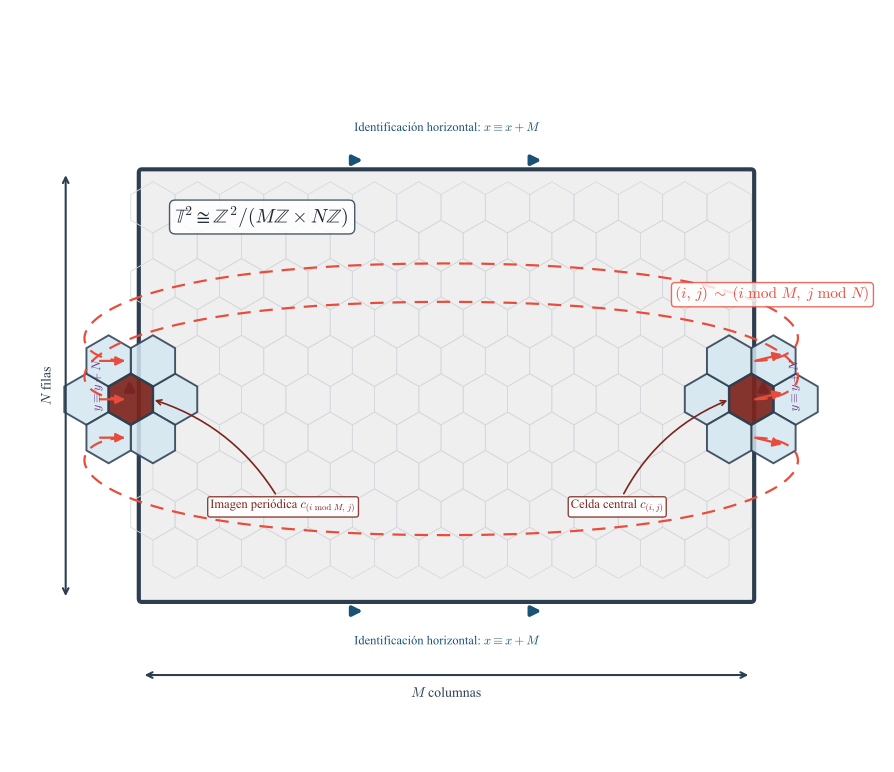

Source code (Python):
#!/usr/bin/env python3
# -*- coding: utf-8 -*-
"""
Generador de la figura 'espacio_toroidal.pdf'
=============================================
Capítulo 3 — Geometría computacional y formalización algebraica
Trabajo Terminal: Computabilidad en autómatas celulares complejos

Descripción:
  Diagrama topológico del espacio cociente T^2 que ilustra las
  condiciones de frontera periódicas sobre una retícula hexagonal.
  Muestra el pegado algebraico de las aristas opuestas de un
  rectángulo para formar un toroide, y la continuidad de la
  vecindad hexagonal a través de la costura.

Salida:
  report/figures/chapter-03/espacio_toroidal.pdf
"""

import numpy as np
import matplotlib
matplotlib.use("Agg")
import matplotlib.pyplot as plt
import matplotlib.patches as mpatches
from matplotlib.patches import FancyArrowPatch, FancyArrow
from matplotlib.collections import PatchCollection
from matplotlib.path import Path
import matplotlib.patheffects as pe
import os

# ──────────────────────────────────────────────────────────────
# 0. CONFIGURACIÓN GLOBAL DE ESTILO
# ──────────────────────────────────────────────────────────────
plt.rcParams.update({
    "font.family": "serif",
    "font.serif": ["Times New Roman", "DejaVu Serif"],
    "mathtext.fontset": "cm",
    "text.usetex": False,
    "font.size": 10,
})

# Paleta de colores académica
COL_BG      = "#EFEFEF"   # Fondo del rectángulo
COL_BORDER  = "#2C3E50"   # Contorno del rectángulo
COL_CENTER  = "#7B241C"   # Celda central
COL_NEIGH   = "#D4E6F1"   # Celdas vecinas
COL_HEX_BG  = "#D5D8DC"   # Hexágonos tenues de fondo
COL_ARROW_H = "#1A5276"   # Flechas horizontales (doble ▷▷)
COL_ARROW_V = "#6C3483"   # Flechas verticales   (simple ▲)
COL_ARC     = "#E74C3C"   # Arcos de conexión (costura)
COL_TEXT    = "#1B2631"   # Texto general

# ──────────────────────────────────────────────────────────────
# 1. GEOMETRÍA GENERAL DEL DIAGRAMA
# ──────────────────────────────────────────────────────────────
# Rectángulo central  (esquina inferior izquierda, ancho, alto)
RECT_X, RECT_Y = 0.0, 0.0
RECT_W, RECT_H = 10.0, 7.0

# Parámetros de la retícula hexagonal
HEX_R = 0.42          # circunradio de cada hexágono
HEX_A = HEX_R * np.sqrt(3) / 2   # apotema


# ──────────────────────────────────────────────────────────────
# 2. FUNCIONES AUXILIARES
# ──────────────────────────────────────────────────────────────
def hex_vertices(cx, cy, R):
    """Vértices de un hexágono pointy-top centrado en (cx, cy)."""
    angles = np.linspace(np.pi / 6, np.pi / 6 + 2 * np.pi, 7)
    xs = cx + R * np.cos(angles)
    ys = cy + R * np.sin(angles)
    return list(zip(xs, ys))


def hex_patch(cx, cy, R, **kwargs):
    """Devuelve un RegularPolygon (hexágono pointy-top)."""
    return mpatches.RegularPolygon(
        (cx, cy), numVertices=6, radius=R,
        orientation=0, **kwargs
    )


def hex_center_oddr(col, row, R):
    """Centro (x, y) para coordenadas offset odd-r."""
    a = R * np.sqrt(3) / 2
    x = (col + 0.5 * (row % 2)) * 2 * a
    y = row * 1.5 * R
    return x, y


def draw_arrow_on_edge(ax, start, end, color, n_arrows=2,
                       head_length=0.18, head_width=0.14,
                       lw=2.2, offset=0.0):
    """
    Dibuja n_arrows flechas equiespaciadas sobre el segmento
    (start → end).  `offset` desplaza transversalmente.
    """
    sx, sy = np.array(start, dtype=float), np.array(end, dtype=float)
    direction = sy - sx
    length = np.linalg.norm(direction)
    udir = direction / length
    # Vector normal unitario
    normal = np.array([-udir[1], udir[0]])
    for k in range(n_arrows):
        t = (k + 1) / (n_arrows + 1)
        base = sx + t * direction + normal * offset
        ax.annotate(
            "",
            xy=base + udir * head_length * 0.5,
            xytext=base - udir * head_length * 0.5,
            arrowprops=dict(
                arrowstyle="-|>",
                color=color,
                lw=lw,
                mutation_scale=14,
            ),
        )


# ──────────────────────────────────────────────────────────────
# 3. CREAR FIGURA Y EJES
# ──────────────────────────────────────────────────────────────
fig, ax = plt.subplots(figsize=(12, 9.5))
ax.set_aspect("equal")
ax.axis("off")

# Márgenes para los arcos exteriores
margin = 2.0
ax.set_xlim(RECT_X - margin, RECT_X + RECT_W + margin)
ax.set_ylim(RECT_Y - margin - 0.5, RECT_Y + RECT_H + margin + 0.5)


# ──────────────────────────────────────────────────────────────
# 4. PLANO BASE (RECTÁNGULO)
# ──────────────────────────────────────────────────────────────
rect = mpatches.FancyBboxPatch(
    (RECT_X, RECT_Y), RECT_W, RECT_H,
    boxstyle="round,pad=0.05",
    facecolor=COL_BG, edgecolor=COL_BORDER,
    linewidth=3.0, zorder=1,
)
ax.add_patch(rect)


# ──────────────────────────────────────────────────────────────
# 5. FLECHAS DE PEGADO TOPOLÓGICO
# ──────────────────────────────────────────────────────────────
arrow_off = 0.20   # separación del borde

# — Bordes superior e inferior: dobles flechas → derecha (naranja oscuro)
for y_pos in [RECT_Y - arrow_off, RECT_Y + RECT_H + arrow_off]:
    draw_arrow_on_edge(
        ax,
        (RECT_X + 0.6, y_pos), (RECT_X + RECT_W - 0.6, y_pos),
        color=COL_ARROW_H, n_arrows=2,
        head_length=0.28, head_width=0.18, lw=2.8,
    )

# — Bordes izquierdo y derecho: flechas simples ↑ (púrpura)
for x_pos in [RECT_X - arrow_off, RECT_X + RECT_W + arrow_off]:
    draw_arrow_on_edge(
        ax,
        (x_pos, RECT_Y + 0.6), (x_pos, RECT_Y + RECT_H - 0.6),
        color=COL_ARROW_V, n_arrows=1,
        head_length=0.28, head_width=0.18, lw=2.8,
    )


# ──────────────────────────────────────────────────────────────
# 6. PANAL DE HEXÁGONOS TENUES (FONDO) + lookup de posiciones
# ──────────────────────────────────────────────────────────────
# Offsets globales del origen de la cuadrícula
GRID_OX = RECT_X + HEX_A * 0.5
GRID_OY = RECT_Y + HEX_R * 0.3

def grid_pos(col, row):
    """Posición (x, y) real de la celda (col, row) en la cuadrícula."""
    cx, cy = hex_center_oddr(col, row, HEX_R)
    return cx + GRID_OX, cy + GRID_OY

bg_patches = []
n_cols = int(RECT_W / (2 * HEX_A)) + 3
n_rows = int(RECT_H / (1.5 * HEX_R)) + 3

# Construir lookup {(col, row): (x, y)} y dibujar fondo
grid_lookup = {}
for row in range(-1, n_rows + 1):
    for col in range(-1, n_cols + 1):
        cx, cy = grid_pos(col, row)
        grid_lookup[(col, row)] = (cx, cy)
        # Solo dibujar si el centro está dentro del rectángulo (con margen)
        if (RECT_X + 0.15 < cx < RECT_X + RECT_W - 0.15 and
                RECT_Y + 0.15 < cy < RECT_Y + RECT_H - 0.15):
            p = hex_patch(cx, cy, HEX_R,
                          facecolor="none",
                          edgecolor=COL_HEX_BG,
                          linewidth=0.6, zorder=2)
            bg_patches.append(p)
            ax.add_patch(p)


# ──────────────────────────────────────────────────────────────
# 7. VECINDAD HEXAGONAL EN LA FRONTERA DERECHA
# ──────────────────────────────────────────────────────────────
# Encontrar la celda de la cuadrícula cuyo centro cae más cerca
# del borde derecho a la altura media del rectángulo.
target_x = RECT_X + RECT_W
target_y = RECT_Y + RECT_H / 2

best_cell = None
best_dist = float("inf")
for (col, row), (cx, cy) in grid_lookup.items():
    d = abs(cx - target_x) + 0.3 * abs(cy - target_y)
    if d < best_dist:
        best_dist = d
        best_cell = (col, row)

center_col, center_row = best_cell
center_x, center_y = grid_lookup[best_cell]

# Tabla de vecinos odd-r  (depende de la paridad de la fila)
# Fuente: Red Blob Games — Hexagonal Grids
ODD_R_NEIGHBORS = {
    0: [  # fila par
        (+1,  0), (-1,  0),    # derecha, izquierda
        ( 0, -1), (-1, -1),    # abajo-derecha, abajo-izquierda
        ( 0, +1), (-1, +1),    # arriba-derecha, arriba-izquierda
    ],
    1: [  # fila impar
        (+1,  0), (-1,  0),
        (+1, -1), ( 0, -1),
        (+1, +1), ( 0, +1),
    ],
}

parity = center_row % 2
neighbor_cells = [
    (center_col + dc, center_row + dr)
    for dc, dr in ODD_R_NEIGHBORS[parity]
]

# Clip regions = el rectángulo principal
clip_path_right = mpatches.Rectangle(
    (RECT_X, RECT_Y), RECT_W, RECT_H,
    transform=ax.transData
)
clip_path_left = mpatches.Rectangle(
    (RECT_X, RECT_Y), RECT_W, RECT_H,
    transform=ax.transData
)

# --- Celda central (cortada por el borde derecho) ---
center_hex = hex_patch(
    center_x, center_y, HEX_R,
    facecolor=COL_CENTER, edgecolor=COL_BORDER,
    linewidth=1.8, alpha=0.92, zorder=10
)
center_hex.set_clip_path(clip_path_right)
ax.add_patch(center_hex)

# --- Vecinos (parcialmente cortados por el borde derecho) ---
right_neigh_patches = []
for nc, nr in neighbor_cells:
    nx, ny = grid_pos(nc, nr)
    p = hex_patch(
        nx, ny, HEX_R,
        facecolor=COL_NEIGH, edgecolor=COL_BORDER,
        linewidth=1.4, alpha=0.85, zorder=9
    )
    p.set_clip_path(clip_path_right)
    ax.add_patch(p)
    right_neigh_patches.append((nx, ny))


# ──────────────────────────────────────────────────────────────
# 8. PROYECCIÓN PERIÓDICA EN EL BORDE IZQUIERDO
# ──────────────────────────────────────────────────────────────
# Buscar la celda del grid más cercana al borde izquierdo
# a la misma altura que la celda central del lado derecho.
mirror_target_x = RECT_X
mirror_target_y = center_y

best_mirror = None
best_mirror_dist = float("inf")
for (col, row), (cx, cy) in grid_lookup.items():
    d = abs(cx - mirror_target_x) + 0.3 * abs(cy - mirror_target_y)
    if d < best_mirror_dist:
        best_mirror_dist = d
        best_mirror = (col, row)

mirror_col, mirror_row = best_mirror
mirror_x, mirror_y = grid_lookup[best_mirror]

# Vecinos de la celda espejo (mismas reglas odd-r)
mirror_parity = mirror_row % 2
mirror_neighbor_cells = [
    (mirror_col + dc, mirror_row + dr)
    for dc, dr in ODD_R_NEIGHBORS[mirror_parity]
]

# Celda central reflejada
mirror_center = hex_patch(
    mirror_x, mirror_y, HEX_R,
    facecolor=COL_CENTER, edgecolor=COL_BORDER,
    linewidth=1.8, alpha=0.92, zorder=10
)
mirror_center.set_clip_path(clip_path_left)
ax.add_patch(mirror_center)

# Vecinos reflejados
left_neigh_positions = []
for nc, nr in mirror_neighbor_cells:
    nx, ny = grid_pos(nc, nr)
    p = hex_patch(
        nx, ny, HEX_R,
        facecolor=COL_NEIGH, edgecolor=COL_BORDER,
        linewidth=1.4, alpha=0.85, zorder=9
    )
    p.set_clip_path(clip_path_left)
    ax.add_patch(p)
    left_neigh_positions.append((nx, ny))


# Distancias usadas por los arcos (sección 9)
dx = np.sqrt(3) * HEX_R
dy = 1.5 * HEX_R

# ──────────────────────────────────────────────────────────────
# 9. ARCOS DE CONEXIÓN (COSTURA TOROIDAL)
# ──────────────────────────────────────────────────────────────
# Conectar la celda central y algunos vecinos con arcos curvos
# que salen por la derecha y entran por la izquierda.
arc_pairs = [
    # (y_derecho, y_izquierdo, above)
    (center_y,       mirror_y,       True),
    (center_y + dy,  mirror_y + dy,  True),
    (center_y - dy,  mirror_y - dy,  False),
]

for pt_ry, pt_ly, above in arc_pairs:
    rx = center_x     # posición real de la celda en el borde derecho
    lx = mirror_x     # posición real de la celda espejo en el borde izquierdo

    # Altura de la curva (cuánto se separa del rectángulo)
    arc_h = 1.6
    if above:
        ctrl_y = max(pt_ry, pt_ly) + arc_h
    else:
        ctrl_y = min(pt_ry, pt_ly) - arc_h

    # Dos segmentos cúbicos Bézier concatenados:
    #   Segmento 1: borde derecho → ápice del arco
    #   Segmento 2: ápice del arco → borde izquierdo
    mid_x = RECT_X + RECT_W / 2
    verts = [
        (rx + 0.05, pt_ry),                    # P0 inicio
        (rx + 1.4,  pt_ry),                    # C1 salir horizontal
        (rx + 1.4,  ctrl_y),                   # C2 subir/bajar
        (mid_x,     ctrl_y),                   # P3 ápice (fin seg.1)
        (lx - 1.4,  ctrl_y),                   # C4 bajar/subir
        (lx - 1.4,  pt_ly),                    # C5 entrar horizontal
        (lx - 0.05, pt_ly),                    # P6 fin
    ]
    codes = [
        Path.MOVETO,
        Path.CURVE4, Path.CURVE4, Path.CURVE4,   # segmento 1
        Path.CURVE4, Path.CURVE4, Path.CURVE4,   # segmento 2
    ]

    path = Path(verts, codes)
    pp = mpatches.PathPatch(
        path,
        facecolor="none",
        edgecolor=COL_ARC,
        linewidth=1.6,
        linestyle=(0, (6, 4)),
        zorder=15,
    )
    ax.add_patch(pp)

    # Punta de flecha en el extremo izquierdo (entrada)
    ax.annotate(
        "",
        xy=(lx - 0.05, pt_ly),
        xytext=(lx - 0.55, pt_ly),
        arrowprops=dict(
            arrowstyle="-|>",
            color=COL_ARC,
            lw=1.6,
            mutation_scale=13,
        ),
        zorder=16,
    )
    # Punta de flecha en el extremo derecho (salida)
    ax.annotate(
        "",
        xy=(rx + 0.55, pt_ry + (0.12 if above else -0.12)),
        xytext=(rx + 0.05, pt_ry),
        arrowprops=dict(
            arrowstyle="-|>",
            color=COL_ARC,
            lw=1.6,
            mutation_scale=13,
        ),
        zorder=16,
    )


# ──────────────────────────────────────────────────────────────
# 10. ANOTACIONES MATEMÁTICAS
# ──────────────────────────────────────────────────────────────
# Símbolo del espacio cociente T^2 — esquina superior izquierda interior
ax.text(
    RECT_X + 0.55, RECT_Y + RECT_H - 0.55,
    r"$\mathbb{T}^2 \cong \mathbb{Z}^2 / (M\mathbb{Z} \times N\mathbb{Z})$",
    fontsize=14, color=COL_TEXT,
    ha="left", va="top",
    fontweight="bold",
    bbox=dict(boxstyle="round,pad=0.3", facecolor="white",
              edgecolor=COL_BORDER, alpha=0.85),
    zorder=20,
)

# Etiqueta de congruencia algebraica junto a la vecindad cortada (derecha)
ax.text(
    RECT_X + RECT_W + 0.35, center_y + dy + 0.95,
    r"$(i,\, j) \;\sim\; (i \ \text{mod} \ M,\; j \ \text{mod} \ N)$",
    fontsize=11, color=COL_ARC,
    ha="center", va="bottom",
    fontstyle="italic",
    bbox=dict(boxstyle="round,pad=0.25", facecolor="white",
              edgecolor=COL_ARC, alpha=0.82, linewidth=1.0),
    zorder=20,
)

# Etiquetas de las flechas de pegado
# Horizontal
ax.text(
    RECT_X + RECT_W / 2, RECT_Y + RECT_H + 0.62,
    r"Identificación horizontal: $x \equiv x + M$",
    fontsize=9, color=COL_ARROW_H,
    ha="center", va="bottom",
    zorder=20,
)
ax.text(
    RECT_X + RECT_W / 2, RECT_Y - 0.62,
    r"Identificación horizontal: $x \equiv x + M$",
    fontsize=9, color=COL_ARROW_H,
    ha="center", va="top",
    zorder=20,
)

# Vertical
ax.text(
    RECT_X - 0.62, RECT_Y + RECT_H / 2,
    r"$y \equiv y + N$",
    fontsize=9, color=COL_ARROW_V,
    ha="right", va="center",
    rotation=90,
    zorder=20,
)
ax.text(
    RECT_X + RECT_W + 0.62, RECT_Y + RECT_H / 2,
    r"$y \equiv y + N$",
    fontsize=9, color=COL_ARROW_V,
    ha="left", va="center",
    rotation=90,
    zorder=20,
)

# Etiqueta "celda central" y "vecindad periódica"
ax.annotate(
    r"Celda central $c_{(i,j)}$",
    xy=(center_x - 0.35, center_y),
    xytext=(center_x - 2.2, center_y - 1.8),
    fontsize=9, color=COL_CENTER,
    ha="center",
    arrowprops=dict(
        arrowstyle="->",
        color=COL_CENTER,
        lw=1.2,
        connectionstyle="arc3,rad=-0.2",
    ),
    zorder=20,
    bbox=dict(boxstyle="round,pad=0.2", facecolor="white",
              edgecolor=COL_CENTER, alpha=0.85),
)

ax.annotate(
    r"Imagen periódica $c_{(i \ \text{mod} \ M,\, j)}$",
    xy=(mirror_x + 0.35, center_y),
    xytext=(mirror_x + 2.5, center_y - 1.8),
    fontsize=9, color=COL_CENTER,
    ha="center",
    arrowprops=dict(
        arrowstyle="->",
        color=COL_CENTER,
        lw=1.2,
        connectionstyle="arc3,rad=0.2",
    ),
    zorder=20,
    bbox=dict(boxstyle="round,pad=0.2", facecolor="white",
              edgecolor=COL_CENTER, alpha=0.85),
)

# Dimensiones M y N
ax.annotate(
    "", xy=(RECT_X + RECT_W, RECT_Y - 1.25),
    xytext=(RECT_X, RECT_Y - 1.25),
    arrowprops=dict(arrowstyle="<->", color=COL_BORDER, lw=1.5),
    zorder=20,
)
ax.text(
    RECT_X + RECT_W / 2, RECT_Y - 1.45,
    r"$M$ columnas",
    fontsize=10, color=COL_BORDER,
    ha="center", va="top",
    zorder=20,
)

ax.annotate(
    "", xy=(RECT_X - 1.25, RECT_Y + RECT_H),
    xytext=(RECT_X - 1.25, RECT_Y),
    arrowprops=dict(arrowstyle="<->", color=COL_BORDER, lw=1.5),
    zorder=20,
)
ax.text(
    RECT_X - 1.45, RECT_Y + RECT_H / 2,
    r"$N$ filas",
    fontsize=10, color=COL_BORDER,
    ha="right", va="center",
    rotation=90,
    zorder=20,
)


# ──────────────────────────────────────────────────────────────
# 11. GUARDAR FIGURA
# ──────────────────────────────────────────────────────────────
output_path = "espacio_toroidal.pdf"

fig.savefig(output_path, format="pdf", bbox_inches="tight",
            pad_inches=0.2, dpi=300)
plt.close(fig)

print(f"[OK] Figura guardada en: {output_path}")
